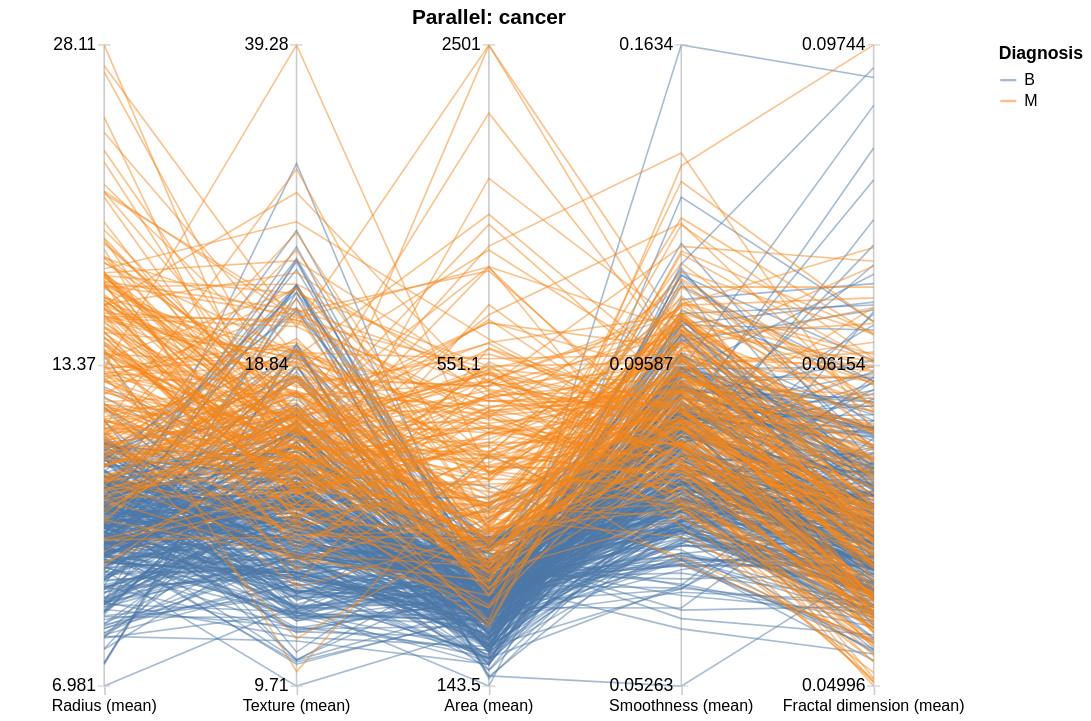

The specification (Vega-Lite) saved for this image:
### Vega-Lite specification from a JSON file in a GitHub repository (floating-point values rounded to 4 significant figures; data arrays with more than 128 entries replaced by an {"elided": "..."} marker saying what was removed)
{"$schema": "https://vega.github.io/schema/vega-lite/v5.json", "title": "Parallel: cancer", "width": 600, "height": 400, "data": {"values": {"elided": "2845 records"}}, "encoding": {"x": {"field": "dimension", "type": "nominal", "sort": ["Radius (mean)", "Texture (mean)", "Area (mean)", "Smoothness (mean)", "Fractal dimension (mean)"], "axis": {"title": null, "labelAngle": 0}, "scale": {}}, "tooltip": [{"field": "dimension", "type": "nominal"}]}, "layer": [{"data": {"values": [{"dimension": "Radius (mean)"}, {"dimension": "Texture (mean)"}, {"dimension": "Area (mean)"}, {"dimension": "Smoothness (mean)"}, {"dimension": "Fractal dimension (mean)"}]}, "mark": {"type": "rule", "color": "#ccc"}, "encoding": {}}, {"mark": {"type": "line", "opacity": 0.5, "strokeWidth": 1}, "encoding": {"y": {"field": "normalized_value", "type": "quantitative", "axis": null, "scale": {}}, "detail": {"field": "_index", "type": "nominal"}, "color": {"field": "Diagnosis", "type": "nominal"}, "tooltip": [{"field": "dimension", "type": "nominal"}, {"field": "normalized_value", "type": "quantitative"}, {"field": "Diagnosis", "type": "nominal"}]}}, {"data": {"values": [{"dimension": "Radius (mean)", "tick_level": "min", "tick_value": 0.0, "tick_label": 6.981}, {"dimension": "Radius (mean)", "tick_level": "mid", "tick_value": 0.5, "tick_label": 13.37}, {"dimension": "Radius (mean)", "tick_level": "max", "tick_value": 1.0, "tick_label": 28.11}, {"dimension": "Texture (mean)", "tick_level": "min", "tick_value": 0.0, "tick_label": 9.71}, {"dimension": "Texture (mean)", "tick_level": "mid", "tick_value": 0.5, "tick_label": 18.84}, {"dimension": "Texture (mean)", "tick_level": "max", "tick_value": 1.0, "tick_label": 39.28}, {"dimension": "Area (mean)", "tick_level": "min", "tick_value": 0.0, "tick_label": 143.5}, {"dimension": "Area (mean)", "tick_level": "mid", "tick_value": 0.5, "tick_label": 551.1}, {"dimension": "Area (mean)", "tick_level": "max", "tick_value": 1.0, "tick_label": 2501.0}, {"dimension": "Smoothness (mean)", "tick_level": "min", "tick_value": 0.0, "tick_label": 0.05263}, {"dimension": "Smoothness (mean)", "tick_level": "mid", "tick_value": 0.5, "tick_label": 0.09587}, {"dimension": "Smoothness (mean)", "tick_level": "max", "tick_value": 1.0, "tick_label": 0.1634}, {"dimension": "Fractal dimension (mean)", "tick_level": "min", "tick_value": 0.0, "tick_label": 0.04996}, {"dimension": "Fractal dimension (mean)", "tick_level": "mid", "tick_value": 0.5, "tick_label": 0.06154}, {"dimension": "Fractal dimension (mean)", "tick_level": "max", "tick_value": 1.0, "tick_label": 0.09744}]}, "transform": [{"filter": "datum.tick_level === 'max'"}], "encoding": {"y": {"field": "tick_value", "type": "quantitative", "axis": null, "scale": {}}, "tooltip": [{"field": "tick_value", "type": "quantitative"}]}, "layer": [{"mark": {"type": "text", "style": "label"}, "encoding": {"text": {"field": "tick_label", "type": "quantitative"}}}, {"mark": {"type": "tick", "style": "tick", "size": 8, "color": "#ccc"}}]}, {"data": {"values": [{"dimension": "Radius (mean)", "tick_level": "min", "tick_value": 0.0, "tick_label": 6.981}, {"dimension": "Radius (mean)", "tick_level": "mid", "tick_value": 0.5, "tick_label": 13.37}, {"dimension": "Radius (mean)", "tick_level": "max", "tick_value": 1.0, "tick_label": 28.11}, {"dimension": "Texture (mean)", "tick_level": "min", "tick_value": 0.0, "tick_label": 9.71}, {"dimension": "Texture (mean)", "tick_level": "mid", "tick_value": 0.5, "tick_label": 18.84}, {"dimension": "Texture (mean)", "tick_level": "max", "tick_value": 1.0, "tick_label": 39.28}, {"dimension": "Area (mean)", "tick_level": "min", "tick_value": 0.0, "tick_label": 143.5}, {"dimension": "Area (mean)", "tick_level": "mid", "tick_value": 0.5, "tick_label": 551.1}, {"dimension": "Area (mean)", "tick_level": "max", "tick_value": 1.0, "tick_label": 2501.0}, {"dimension": "Smoothness (mean)", "tick_level": "min", "tick_value": 0.0, "tick_label": 0.05263}, {"dimension": "Smoothness (mean)", "tick_level": "mid", "tick_value": 0.5, "tick_label": 0.09587}, {"dimension": "Smoothness (mean)", "tick_level": "max", "tick_value": 1.0, "tick_label": 0.1634}, {"dimension": "Fractal dimension (mean)", "tick_level": "min", "tick_value": 0.0, "tick_label": 0.04996}, {"dimension": "Fractal dimension (mean)", "tick_level": "mid", "tick_value": 0.5, "tick_label": 0.06154}, {"dimension": "Fractal dimension (mean)", "tick_level": "max", "tick_value": 1.0, "tick_label": 0.09744}]}, "transform": [{"filter": "datum.tick_level === 'mid'"}], "encoding": {"y": {"field": "tick_value", "type": "quantitative", "axis": null, "scale": {}}, "tooltip": [{"field": "tick_value", "type": "quantitative"}]}, "layer": [{"mark": {"type": "text", "style": "label"}, "encoding": {"text": {"field": "tick_label", "type": "quantitative"}}}, {"mark": {"type": "tick", "style": "tick", "size": 8, "color": "#ccc"}}]}, {"data": {"values": [{"dimension": "Radius (mean)", "tick_level": "min", "tick_value": 0.0, "tick_label": 6.981}, {"dimension": "Radius (mean)", "tick_level": "mid", "tick_value": 0.5, "tick_label": 13.37}, {"dimension": "Radius (mean)", "tick_level": "max", "tick_value": 1.0, "tick_label": 28.11}, {"dimension": "Texture (mean)", "tick_level": "min", "tick_value": 0.0, "tick_label": 9.71}, {"dimension": "Texture (mean)", "tick_level": "mid", "tick_value": 0.5, "tick_label": 18.84}, {"dimension": "Texture (mean)", "tick_level": "max", "tick_value": 1.0, "tick_label": 39.28}, {"dimension": "Area (mean)", "tick_level": "min", "tick_value": 0.0, "tick_label": 143.5}, {"dimension": "Area (mean)", "tick_level": "mid", "tick_value": 0.5, "tick_label": 551.1}, {"dimension": "Area (mean)", "tick_level": "max", "tick_value": 1.0, "tick_label": 2501.0}, {"dimension": "Smoothness (mean)", "tick_level": "min", "tick_value": 0.0, "tick_label": 0.05263}, {"dimension": "Smoothness (mean)", "tick_level": "mid", "tick_value": 0.5, "tick_label": 0.09587}, {"dimension": "Smoothness (mean)", "tick_level": "max", "tick_value": 1.0, "tick_label": 0.1634}, {"dimension": "Fractal dimension (mean)", "tick_level": "min", "tick_value": 0.0, "tick_label": 0.04996}, {"dimension": "Fractal dimension (mean)", "tick_level": "mid", "tick_value": 0.5, "tick_label": 0.06154}, {"dimension": "Fractal dimension (mean)", "tick_level": "max", "tick_value": 1.0, "tick_label": 0.09744}]}, "transform": [{"filter": "datum.tick_level === 'min'"}], "encoding": {"y": {"field": "tick_value", "type": "quantitative", "axis": null, "scale": {}}, "tooltip": [{"field": "tick_value", "type": "quantitative"}]}, "layer": [{"mark": {"type": "text", "style": "label"}, "encoding": {"text": {"field": "tick_label", "type": "quantitative"}}}, {"mark": {"type": "tick", "style": "tick", "size": 8, "color": "#ccc"}}]}], "config": {"axisX": {"domain": false, "labelAngle": 0, "tickColor": "#ccc", "title": null}, "view": {"stroke": null}, "style": {"label": {"baseline": "middle", "align": "right", "dx": -5}, "tick": {"orient": "horizontal"}}}, "transform": [], "params": []}
